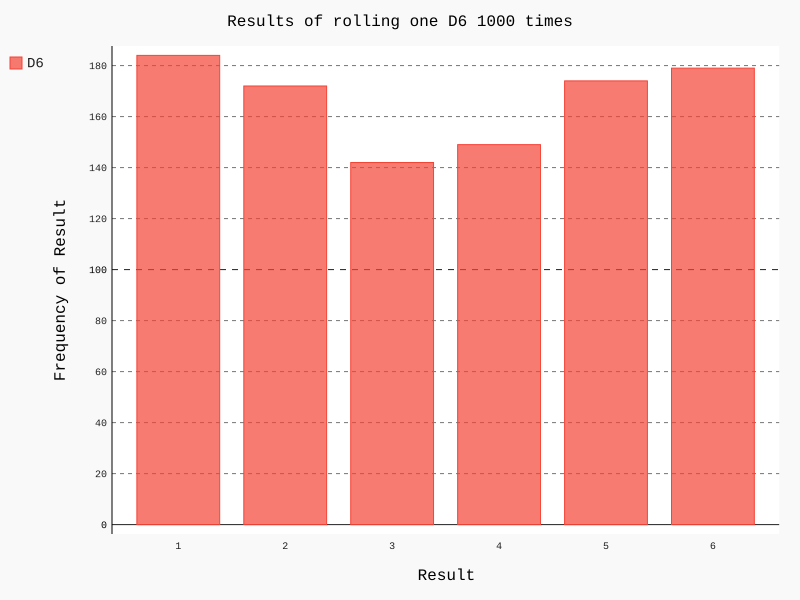

Write Python code to recreate this figure.
from die import Die
import pygal

die = Die()

results=[]
for roll_num in range(1000):
    result = die.roll()
    results.append(result)

frequencies = []
for value in range(1,die.num_sides+1):
    frequency = results.count(value)
    frequencies.append(frequency)

#visualize the results

hist = pygal.Bar()

hist.title = "Results of rolling one D6 1000 times"
hist.x_labels = ['1', '2', '3', '4', '5', '6']
hist.x_title = "Result"
hist.y_title = "Frequency of Result"

hist.add('D6', frequencies)
hist.render_to_file('die_visual.svg')
